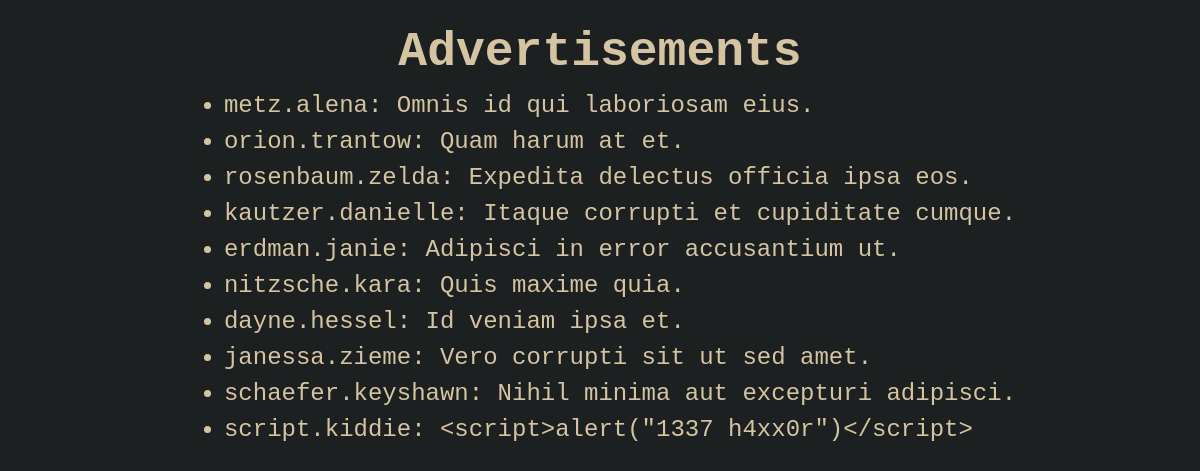
The page /advertisements on the database its author committed.
### tables this page shows
CREATE TABLE advertisements
(
    id      INT          NOT NULL AUTO_INCREMENT,
    user_id INT          NOT NULL,
    title   VARCHAR(128) NOT NULL,
    PRIMARY KEY (id)
);

CREATE TABLE users
(
    id   INT          NOT NULL AUTO_INCREMENT,
    name VARCHAR(128) NOT NULL,
    PRIMARY KEY (id)
);

### src/Framework/Viewer.php (called while the page is built, shortened)
<?php
class Viewer
{
    public static function render(string $template, array $data = []): string
    {
        extract($data, EXTR_SKIP);
        require ROOT_PATH . "/views/$template";
        return ob_get_clean();
    }
}

### src/Framework/RouteDispatcher.php (called while the page is built, shortened)
<?php
readonly class RouteDispatcher
{
    public function handle(string $path): void
    {
        $route = $this->router->match($path);
        $controllerName = 'App\Controllers\\' . ucwords($route->controller);
        $action = $route->action;
        $controller = $this->services->get($controllerName);
        $controller->$action();
    }
}

### public/index.php (called while the page is built, shortened)
<?php
$path = parse_url($_SERVER['REQUEST_URI'], PHP_URL_PATH);
$router = require ROOT_PATH . '/config/routes.php';
$services = require ROOT_PATH . '/config/services.php';
$dispatcher = new RouteDispatcher($router, $services);
$dispatcher->handle($path);

### src/App/Services/AdvertisementService.php (called while the page is built, shortened)
<?php
readonly class AdvertisementService
{
    public function getAll(): array
    {
        $pdo = $this->database->getConnection();
        $stmt = $pdo->query("SELECT advertisements.id, users.name AS 'username', advertisements.title FROM advertisements INNER JOIN users ON advertisements.user_id = users.id");
        return $stmt->fetchAll(PDO::FETCH_OBJ);
    }
}

### views/Advertisements/index.php (the view)
<h1>Advertisements</h1>
<ul>
    <?php foreach ($advertisements as $advertisement): ?>
        <li><?= htmlspecialchars($advertisement->username) ?>: <?= htmlspecialchars($advertisement->title) ?></li>
    <?php endforeach; ?>
</ul>

### src/App/Controllers/AdvertisementController.php (shortened to what this page needs)
<?php
readonly class AdvertisementController
{
    public function index(): void
    {
        $advertisements = $this->advertisementService->getAll();
        echo $this->viewer->render('shared/header.php', ['title' => 'Advertisements']);
        echo $this->viewer->render('Advertisements/index.php', ['advertisements' => $advertisements]);
        echo $this->viewer->render('shared/footer.php');
    }
}

### views/shared/header.php (shortened to what this page needs)
<!DOCTYPE html>
<html lang="en">
<head>
    <link rel="stylesheet" href="/styles/reset.css">
    <link rel="stylesheet" href="/styles/main.css">
</head>
<body>

### public/styles/main.css (style rules this page uses)
:root { --color-bg: #1d2021; --color-fg: #d5c4a1; --color-acc1: #fe8019; --color-acc2: #fb4934; --color-acc3: #b8bb26; --color-acc4: #83a598; }
body { padding: 1rem; font-size: 1.5rem; font-family: monospace; background-color: var(--color-bg); color: var(--color-fg); display: flex; flex-direction: column; justify-content: center; align-items: center; }

### rows shown on the page
advertisements: user.name "metz.alena", title "Omnis id qui laboriosam eius."
advertisements: user.name "orion.trantow", title "Quam harum at et."
advertisements: user.name "rosenbaum.zelda", title "Expedita delectus officia ipsa eos."
advertisements: user.name "kautzer.danielle", title "Itaque corrupti et cupiditate cumque."
advertisements: user.name "erdman.janie", title "Adipisci in error accusantium ut."
advertisements: user.name "nitzsche.kara", title "Quis maxime quia."
advertisements: user.name "dayne.hessel", title "Id veniam ipsa et."
advertisements: user.name "janessa.zieme", title "Vero corrupti sit ut sed amet."
advertisements: user.name "schaefer.keyshawn", title "Nihil minima aut excepturi adipisci."
advertisements: user.name "script.kiddie", title "<script>alert(\"1337 h4xx0r\")</script>"
